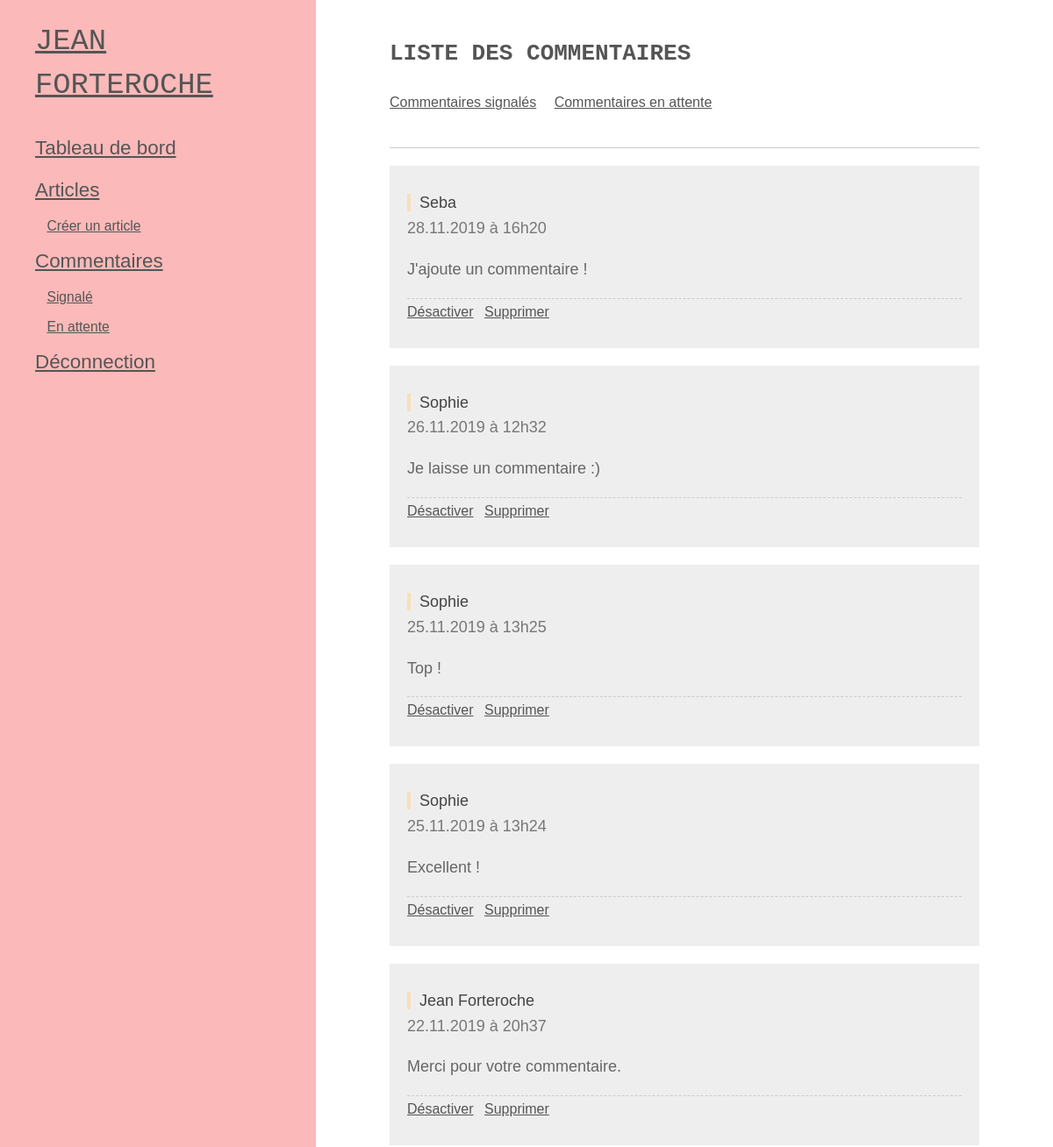
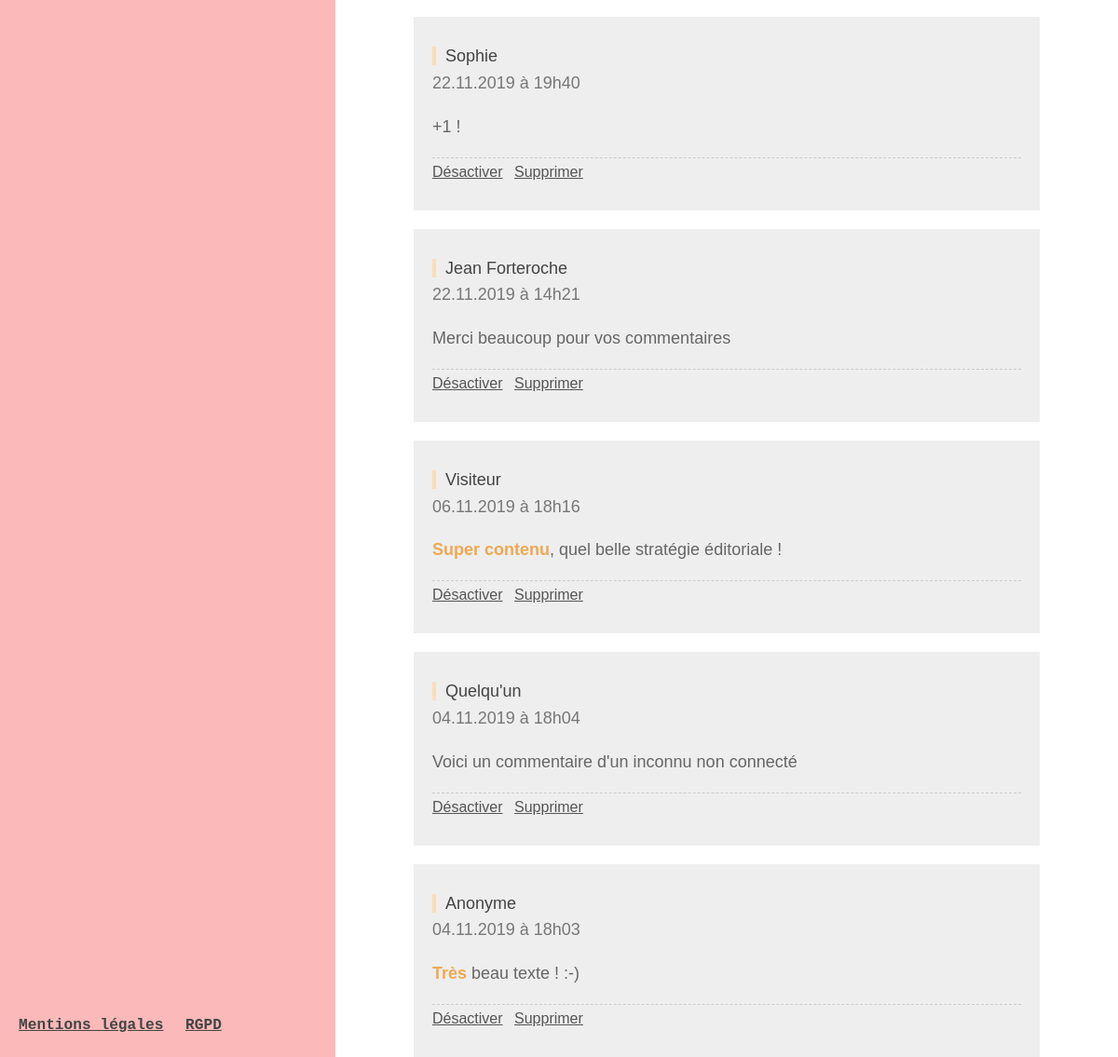
The app's page /index.php?action=adminListComments (signed in) with its own data (2 pictures, top to bottom).
### tables this page shows
CREATE TABLE `oc_comments` (
  `id` int(11) NOT NULL,
  `post_id` int(11) NOT NULL,
  `author` varchar(255) NOT NULL,
  `comment` text NOT NULL,
  `comment_date` datetime NOT NULL,
  `reporting` tinyint(1) NOT NULL DEFAULT '0',
  `standby` tinyint(1) NOT NULL DEFAULT '1'
);

### controller/CommentsController.php (called while the page is built, shortened)
<?php
require_once('./model/CommentManager.php');
class CommentsController {
  public function adminListComments()
  {
    $commentManager = new CommentManager();
    $comments = $commentManager->getAllComments();
    $listCommentsView = 'view/backend/listCommentsView';
    require($listCommentsView . '.php');
  }
}

### model/CommentManager.php (called while the page is built, shortened)
<?php
class CommentManager extends Manager
{
  public function getAllComments()
  {
    $db = $this->dbConnect();
    $comments = $db->query('SELECT id, post_id, author, comment, reporting, standby, DATE_FORMAT(comment_date, \'%d.%m.%Y à %Hh%i\') AS comment_date_fr FROM oc_comments WHERE reporting = 0 AND standby = 0 ORDER BY comment_date DESC');
    return $comments;
  }
}

### view/backend/listCommentsView.php (the view, shortened to what this page needs)
<?php include('view/nav_backend.php'); ?>
<main id="dashbord-grid">
  <section id="content-comments">
    <header>
      <h1>
          Liste des commentaires
      </h1>
      <ul class="admin-link">
        <li><a href="index.php?action=adminCommentsReport" title="Commentaires signalés">Commentaires signalés</a></li>
        <li><a href="index.php?action=adminCommentsStandby" title="En attente de validation">Commentaires en attente</a></li>
      </ul>
    </header>
    <article class="content">
      <?php
      while ($comment = $comments->fetch())
      {
      ?>
        <aside class="content-comment">
          <p><span class="meta-content"><?= htmlspecialchars($comment['author']) ?><br />
          <span class="comment-date"><?= htmlspecialchars($comment['comment_date_fr']) ?></span></span></p>
          <?= $comment['comment'] ?>
          <ul class="admin-content">
            <li><a href="index.php?action=disable&amp;id_post=<?= htmlspecialchars($comment['post_id']);?>&amp;id=<?= htmlspecialchars($comment['id']); ?>">Désactiver</a></li>
            <li><a href="index.php?action=deleteComment&amp;postId=<?= htmlspecialchars($comment['post_id']);?>&amp;id=<?= htmlspecialchars($comment['id']);?>">Supprimer</a></li>
          </ul>
        </aside>
      <?php
      }
      $comments->closeCursor(); ?>
    </article>
  </section>
</main>
<?php require('./view/template.php') ?>

### public/css/style.css (style rules this page uses)
*, *:before, *:after { outline: none; box-sizing: inherit; }
html { width: 100vw; height: auto; }
body { margin: 0; padding: 0; width: 100vw; height:auto; color: #444; font-size: 20px; line-height: 30px; scroll-behavior: smooth; overflow:hidden; font-family: 'Nunito Sans', Verdana, sans-serif; display: flex; flex-direction: row; flex-wrap: nowrap; justify-content: flex-start; align-content: stretch; align-items: stretch; }
p, address { font-size:1em;line-height:1.6em;font-weight:400; color:#666; }
a { font-size:1em; line-height:1.6em;font-weight:400; color:#555;text-decoration: underline; }
strong { font-weight: bold; color: #EEA852; }
h1 { font-family: 'Consolas', 'Courier New', monospace; text-transform:uppercase;font-weight:800; color: #555; }
h1, h1 a { font-size: 1.4em; line-height: 1.5em; }
h2 span, h4 span, p span { color:#777; }
main { display: block; }
section { width:80%; margin: 1em auto; }
#layout-post section#content-news, #dashbord-grid > section, #dashbord-grid section#content-news, section#content-comments, section#content, #layout section#content { width: 60%; margin: 1em auto; }
#layout-post header, #dashbord-grid header, #layout header { border-bottom: 1px solid #ccc; padding-bottom: 1em; }
.content-comment { margin-top: 1em; margin-bottom: 1em; padding: .5em 1em; background: #eee; }
.meta-content:first-child { border-left: 4px solid #fbdeb9; padding-left: 10px; color: #444; }
#dashbord-grid { display: flex; flex-direction: row; flex-wrap: nowrap; justify-content: flex-start; align-content: stretch; align-items: stretch; width: 75%; height: 100vh; overflow-y: scroll; }
.admin-content { list-style: none; padding-left: 0; border-top: 1px dashed #ccc; font-size: .8em; }
.admin-content li { display: inline-block; margin-right: .5em; }
.admin-link { list-style: none; padding-left: 0; font-size: .8em; }
.admin-link li { display: inline-block; margin-right: 1em; }
@media only screen and (min-width: 960px) and (max-width: 1279px) { h1, h1 a { font-size: 1.3em; } }
@media only screen and (min-width: 960px) and (max-width: 1279px) { p, address { font-size: .9em; } }
@media only screen and (min-width: 960px) and (max-width: 1279px) { #layout-post section#content-news, #dashbord-grid > section, #dashbord-grid section#content-news, section#content-comments, section#content, #layout section#content { width: 70%; } }
@media only screen and (min-width: 960px) and (max-width: 1279px) { #dashbord-grid { width: 70%; } }
@media only screen and (min-width: 960px) and (max-width: 1279px) { #dashbord-grid > section { width: 80%; } }

### records on screen
oc_comments: author "Seba", comment_date_fr "28.11.2019 à 16h20", comment "J'ajoute un commentaire !"
oc_comments: author "Sophie", comment_date_fr "26.11.2019 à 12h32", comment "Je laisse un commentaire :)"
oc_comments: author "Sophie", comment_date_fr "25.11.2019 à 13h25", comment "Top !"
oc_comments: author "Sophie", comment_date_fr "25.11.2019 à 13h24", comment "Excellent !"
oc_comments: author "Jean Forteroche", comment_date_fr "22.11.2019 à 20h37", comment "Merci pour votre commentaire."
oc_comments: author "Sophie", comment_date_fr "22.11.2019 à 19h40", comment "+1 !"
oc_comments: author "Jean Forteroche", comment_date_fr "22.11.2019 à 14h21", comment "Merci beaucoup pour vos commentaires"
oc_comments: author "Visiteur", comment_date_fr "06.11.2019 à 18h16", comment "Super contenu , quel belle stratégie éditoriale !"
oc_comments: author "Quelqu'un", comment_date_fr "04.11.2019 à 18h04", comment "Voici un commentaire d'un inconnu non connecté"
oc_comments: author "Anonyme", comment_date_fr "04.11.2019 à 18h03", comment "Très beau texte ! :-)"
